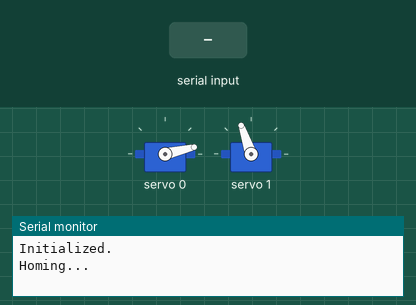
Simulated run of this program. Board: STM32 Nucleo. On the bench: 2 × servo, the last lines printed to the serial monitor. The inputs (shaded band) are chosen by the test bench.

Above: at 2.2 s.
2.3 s: "90:45\n" received over Serial
At 3.2 s:
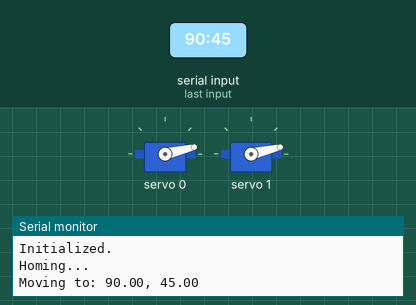
Timing chart, 0 to 5.3 s (numbered marks = the images above; inputs shaded):
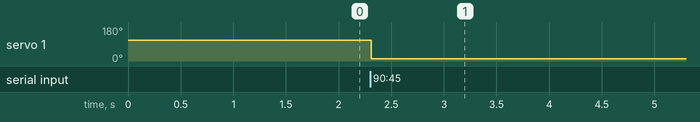

Measured:
- after the input at 2.3 s, servo 1: 109° → 13° at once

The program:

main.cpp
```cpp
#include <Adafruit_PWMServoDriver.h>
#include <Arduino.h>
#include <Leg.h>
#include <Wire.h>
#include <math.h>

Adafruit_PWMServoDriver pwm = Adafruit_PWMServoDriver();
// servo consts
constexpr uint16_t SERVOMIN = 140;  // min pulse width microsec
constexpr uint16_t SERVOMAX = 560;  // max pulse width microsec
constexpr uint8_t FREQ = 50;        // servo frequency in Hz

// leg consts
constexpr float LINK1_LENGTH = 8.0f;
constexpr float LINK2_LENGTH = 11.5f;

const LegConfig FRONT_LEFT_CONF = {

    .hip = {.id = 0, .minPulse = SERVOMIN, .maxPulse = SERVOMAX, .minAngle = 0.0f, .maxAngle = 180.0f, .inverted = false},

    .knee = {.id = 1, .minPulse = SERVOMIN, .maxPulse = SERVOMAX, .minAngle = 25.0f, .maxAngle = 160.0f, .inverted = false},

    .femurLength = LINK1_LENGTH,
    .tibiaLength = LINK2_LENGTH};

Leg testLeg(&pwm, FRONT_LEFT_CONF);

// leg state
float footX = 0;
float footY = 0;

void setup() {
    Serial.begin(115200);

    delay(1000);
    Serial.println("Initialized. \n");

    pwm.begin();
    pwm.setOscillatorFrequency(27000000);  // 25MHz internal clock but ~27MHz actual reccomended by manufacturer
    pwm.setPWMFreq(FREQ);

    Serial.println("Homing...");
    testLeg.home();
}

void loop() {
    if (Serial.available() > 0) {
        String input = Serial.readStringUntil('\n');
        input.trim();

        int separator = input.indexOf(':');
        if (separator > 0) {
            float x = input.substring(0, separator).toFloat();
            float y = input.substring(separator + 1).toFloat();

            Serial.print("Moving to: ");
            Serial.print(x);
            Serial.print(", ");
            Serial.println(y);

            testLeg.moveTo(x, y);
        }
    }
    delay(10);
}
```
